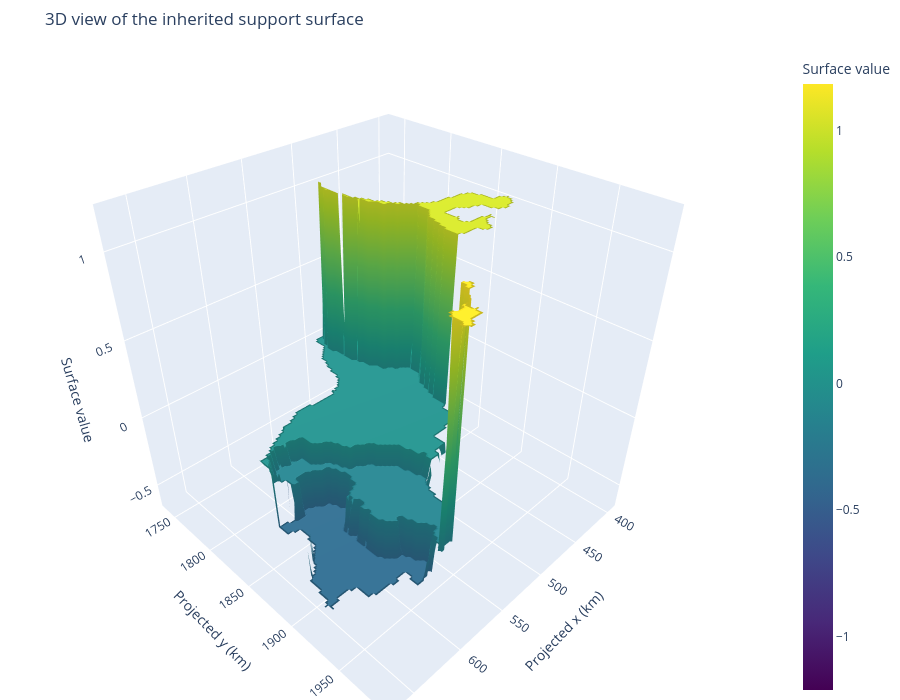

Here is the notebook cell this chart was saved with:
### Code cell
plot_surface_3d(
    surface_xx,
    surface_yy,
    surface_matrix,
    "3D view of the inherited support surface",
)

### Figure 1 — Plotly figure (JSON) as saved in the notebook; plotly's stock layout.template omitted (floating-point values rounded to 4 significant figures; data arrays with more than 128 entries replaced by an {"elided": "..."} marker saying what was removed)
{"data": [{"colorbar": {"title": {"text": "Surface value"}}, "colorscale": [[0, "#440154"], [0.1111, "#482878"], [0.2222, "#3e4989"], [0.3333, "#31688e"], [0.4444, "#26828e"], [0.5556, "#1f9e89"], [0.6667, "#35b779"], [0.7778, "#6ece58"], [0.8889, "#b5de2b"], [1, "#fde725"]], "hovertemplate": "x: %{x:.1f} km<br>y: %{y:.1f} km<br>value: %{z:.3f}<extra></extra>", "type": "surface", "x": {"elided": "110x110 float values"}, "y": {"elided": "110x110 float values"}, "z": {"elided": "110x110 float values"}}], "layout": {"height": 700, "margin": {"b": 0, "l": 0, "r": 0, "t": 50}, "scene": {"aspectmode": "auto", "xaxis": {"title": {"text": "Projected x (km)"}}, "yaxis": {"title": {"text": "Projected y (km)"}}, "zaxis": {"title": {"text": "Surface value"}}}, "title": {"text": "3D view of the inherited support surface"}, "width": 900}}
